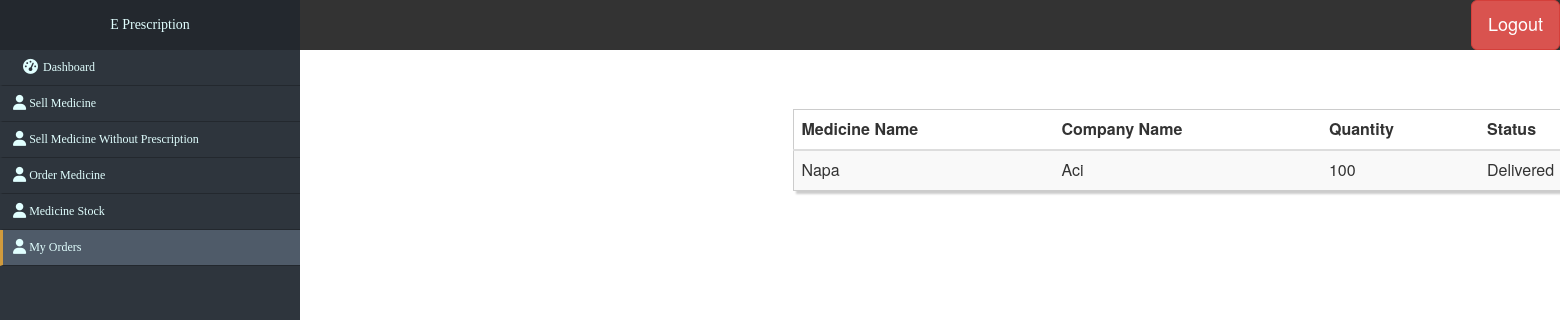
Screenshot of /pharmacist/myOrders/ (signed in) with the database file from the repository.
### Pharmacist/models.py (models this page shows, shortened)
class Order(models.Model):
    orderId = models.AutoField(primary_key=True)
    medicine = models.ForeignKey(Medicine, on_delete=models.CASCADE)
    company = models.ForeignKey(Company, on_delete=models.CASCADE)
    pharmacist = models.ForeignKey(Pharmacist, on_delete=models.CASCADE)
    quantity = models.IntegerField(max_length=20, blank=False, null=False)
    confirmationState = models.CharField(max_length=20, blank=False, null=False)
    deliveryDate= models.CharField(max_length=20, blank=True, null=True)

### Company/models.py (models this page shows)
class Medicine(models.Model):
    medicineId = models.AutoField(primary_key=True)
    company = models.ForeignKey(Company, on_delete=models.CASCADE)
    medicineName = models.CharField(max_length=25, blank=False, null=False)
    singleUnitQuantity = models.CharField(max_length=50, blank=False, null=False)
    form = models.ForeignKey(MedicineForm, on_delete=models.CASCADE)
    type = models.ForeignKey(MedicineType, on_delete=models.CASCADE)
    def __str__(self):
        return self.medicineName

class Company(models.Model):
    companyId = models.AutoField(primary_key=True)
    name = models.CharField(max_length=25, blank=False, null=False)
    licence = models.CharField(max_length=50, blank=False, null=False)
    phoneNumber = models.CharField(max_length=15, blank=False, null=False)
    email = models.CharField(max_length=50, blank=False, null=False)
    address = models.CharField(max_length=50, blank=False, null=False)
    password = models.CharField(max_length=15, blank=False, null=False)
    def __str__(self):
        return self.name

### Pharmacist/views.py (the view)
# urls.py: path('myOrders/', myOrders, name='myOrders'),
def myOrders(request):
    pid = request.session.get('id')
    pharmacists = Pharmacist.objects.get(pharmacistId=pid)
    orders = Order.objects.all().filter(pharmacist=pharmacists)
    return render(request, "Pharmacist/pharmacist_my_order_list.html", {'orders': orders})

### Pharmacist/templates/Pharmacist/pharmacist_my_order_list.html (shortened to what this page needs)
{% extends "Pharmacist/base.html" %} {% block content %}
	<link href="bootstrap.min.css" rel="stylesheet" id="bootstrap-css">
<link href="font-awesome.min.css" rel="stylesheet">
<div class="pageContainer">
    <div class="head">
  <div class="header-right">
    <a href="{% url 'logout' %}"  id="logoutButton" class="btn btn-danger btn-lg">Logout</a>
  </div>
</div>
<div class="nav-side-menu">
    <div class="brand">E Prescription</div>
        <div class="menu-list">
            <ul id="menu-content" class="menu-content collapse out">
                <li class="">
                  <a href="{% url 'dashboard' %}">
                  Dashboard
                  </a>
                </li>
                <a href="{% url 'sellMedicine' %}">
                  <li data-toggle="collapse" data-target="#service" class="collapsed ">
                   Sell Medicine
                </li>
                </a>
                <a href="{% url 'sellMedicineWithoutPrescription' %}">
                  <li data-toggle="collapse" data-target="#service" class="collapsed">
                   Sell Medicine Without Prescription
                </li>
                </a>
                <a href="{% url 'orderMedicine' %}">
                  <li data-toggle="collapse" data-target="#service" class="collapsed ">
                   Order Medicine
                </li>
                </a>
                <a href="{% url 'medicineStock' %}">
                  <li data-toggle="collapse" data-target="#service" class="collapsed ">
                   Medicine Stock
                </li>
                </a>
                <a href="{% url 'myOrders' %}">
                  <li data-toggle="collapse" data-target="#service" class="collapsed active">
                   My Orders
                </li>
                </a>
            </ul>
     </div>
</div>
<div class="mainContainer">
  <div class="leftSection">
      <div class="formContainer">
      <div class="container">
    <div class="row col-md-12 col-md-offset-5 custyle">
    <table class="table table-striped custab">
    <thead>
        <tr>
            <th>Medicine Name</th>
            <th>Company Name</th>
            <th>Quantity</th>
            <th>Status</th>
        </tr>
    </thead>
            {% for order in orders %}
            <tr>
                <td>{{order.medicine}}</td>
                <td>{{order.medicine.company}}</td>
                <td>{{order.quantity}}</td>
                <td>{{order.confirmationState}}</td>
            </tr>
            {% endfor %}
    </table>
    </div>
</div>
</div>
  </div>
</div>
 </div>
{% endblock content %}

### Pharmacist/templates/Pharmacist/pharmacist_my_order_list.html (style rules this page uses)
.nav-side-menu { overflow: auto; font-family: verdana; font-size: 12px; font-weight: 200; background-color: #2e353d; position: fixed; top: 0px; width: 300px; height: 100%; color: #e1ffff; }
.nav-side-menu .brand { background-color: #23282e; line-height: 50px; display: block; text-align: center; font-size: 14px; }
.nav-side-menu ul, .nav-side-menu li { list-style: none; padding: 0px; margin: 0px; line-height: 35px; cursor: pointer; }
.nav-side-menu ul .active, .nav-side-menu li .active { border-left: 3px solid #d19b3d; background-color: #4f5b69; }
.nav-side-menu li { padding-left: 10px; border-left: 3px solid #2e353d; border-bottom: 1px solid #23282e; }
.nav-side-menu ul a { text-decoration: none; color: #e1ffff; }
.head { overflow: hidden; background-color: currentColor; //position: fixed; width: 100%; height: 50px; //margin-left: 300px; }
.header-right { float: right; }
#logoutButton { height:50px; }
.mainContainer { background: transparent; margin-left: 300px; }
.formContainer { background: ; float: left; //box-shadow: 0 9px 9px silver; margin: 0 auto; padding-bottom: 33px; padding-top: 5px; width: 499px; }
.custab { border: 1px solid #ccc; padding: 5px; margin: 5% 0; box-shadow: 3px 3px 2px #ccc; transition: 0.5s; }
.container { background: transparent; }
@media (min-width: 767px) { .nav-side-menu .menu-list .menu-content { display: block; } }
body { margin: 0px; padding: 0px; }

### rows the page displays
Order: medicine "Napa", medicine.company "Aci", quantity "100", confirmationState "Delivered"
